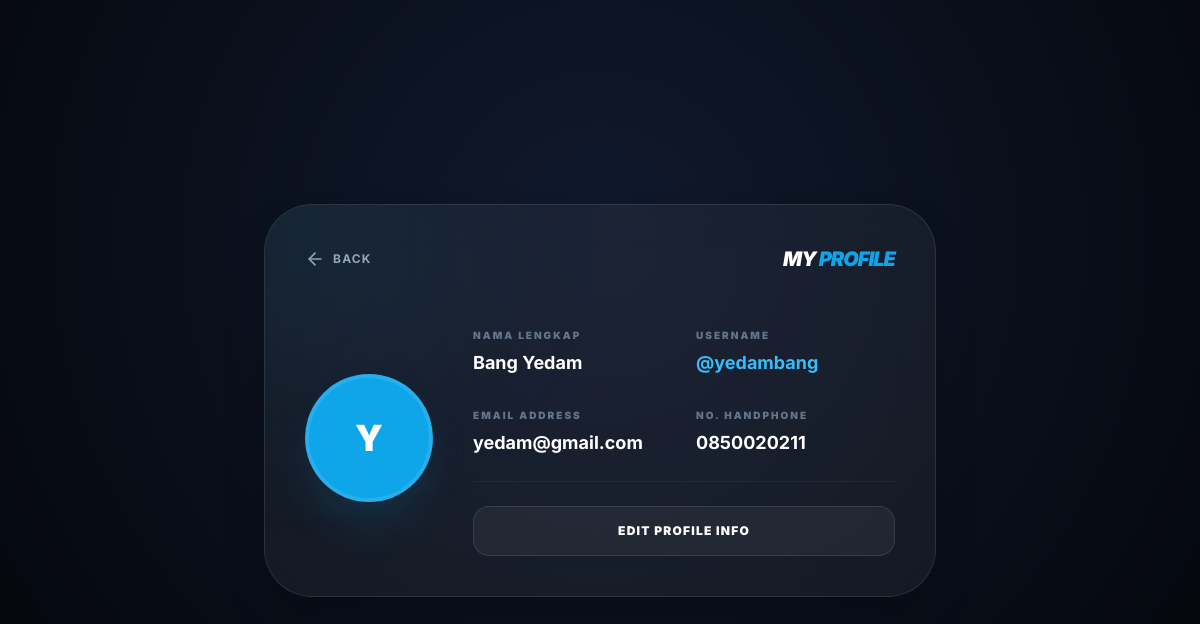
Screenshot of /user/profile.php (signed in) with the database file from the repository.
### tables this page shows
CREATE TABLE `users` (
  `id` int(11) NOT NULL,
  `nama` varchar(100) DEFAULT NULL,
  `username` varchar(50) DEFAULT NULL,
  `email` varchar(100) DEFAULT NULL,
  `no_hp` varchar(15) DEFAULT NULL,
  `password` varchar(255) DEFAULT NULL,
  `role` enum('admin','user') DEFAULT 'user'
);

### user/profile.php (the view, shortened to what this page needs)
<?php
require_once __DIR__ . '/../config/db.php';
$username = $_SESSION['username'];
$query = mysqli_query($conn, "SELECT * FROM users WHERE username = '$username'");
$u = mysqli_fetch_assoc($query);
?>
<!DOCTYPE html>
<html lang="id">
<head>
    <script src="https://cdn.tailwindcss.com"></script>
</head>
<body class="flex items-center justify-center p-6">
    <div class="w-full max-w-2xl bg-white/5 border border-white/10 p-10 rounded-[3rem] backdrop-blur-xl shadow-2xl relative overflow-hidden">
        <div class="absolute -top-24 -left-24 w-64 h-64 bg-sky-500/10 blur-[100px] rounded-full"></div>
        <div class="relative">
            <header class="flex justify-between items-center mb-12">
                <a href="dashboard.php" class="flex items-center gap-2 text-slate-400 hover:text-white transition">
                    <i data-lucide="arrow-left" class="w-5 h-5"></i>
                    <span class="text-xs font-bold uppercase tracking-widest">Back</span>
                </a>
                <h1 class="text-xl font-black uppercase italic tracking-tighter">My <span class="text-sky-500">Profile</span></h1>
            </header>
            <div class="flex flex-col md:flex-row items-center gap-10">
                <div class="w-32 h-32 bg-sky-500 rounded-full flex items-center justify-center shadow-2xl shadow-sky-500/20 border-4 border-white/10">
                    <span class="text-4xl font-black text-white"><?= strtoupper(substr($u['username'], 0, 1)); ?></span>
                </div>
                <div class="flex-1 space-y-6 w-full">
                    <div class="grid grid-cols-1 md:grid-cols-2 gap-6">
                        <div class="space-y-1">
                            <label class="text-[10px] font-black text-slate-500 uppercase tracking-[0.2em]">Nama Lengkap</label>
                            <p class="text-lg font-bold text-white"><?= htmlspecialchars($u['nama']); ?></p>
                        </div>
                        <div class="space-y-1">
                            <label class="text-[10px] font-black text-slate-500 uppercase tracking-[0.2em]">Username</label>
                            <p class="text-lg font-bold text-sky-400">@<?= htmlspecialchars($u['username']); ?></p>
                        </div>
                        <div class="space-y-1">
                            <label class="text-[10px] font-black text-slate-500 uppercase tracking-[0.2em]">Email Address</label>
                            <p class="text-lg font-bold text-white"><?= htmlspecialchars($u['email']); ?></p>
                        </div>
                        <div class="space-y-1">
                            <label class="text-[10px] font-black text-slate-500 uppercase tracking-[0.2em]">No. Handphone</label>
                            <p class="text-lg font-bold text-white"><?= htmlspecialchars($u['no_hp']); ?></p>
                        </div>
                    </div>
                    <div class="pt-6 border-t border-white/5">
                        <a href="edit_profile.php" class="w-full block text-center bg-white/5 hover:bg-white/10 border border-white/10 py-4 rounded-2xl text-xs font-black tracking-widest transition uppercase">
                            Edit Profile Info
                        </a>
                    </div>
                </div>
            </div>
        </div>
    </div>
</body>
</html>

### user/profile.php (style rules this page uses)
body { font-family: 'Inter', sans-serif; background: radial-gradient(circle at 50% 30%, #10192d 0%, #030509 100%); color: white; min-height: 100vh; }

### rows the page displays
users: username "Y", nama "Bang Yedam", username "yedambang", email "yedam@gmail.com", no_hp "0850020211"
